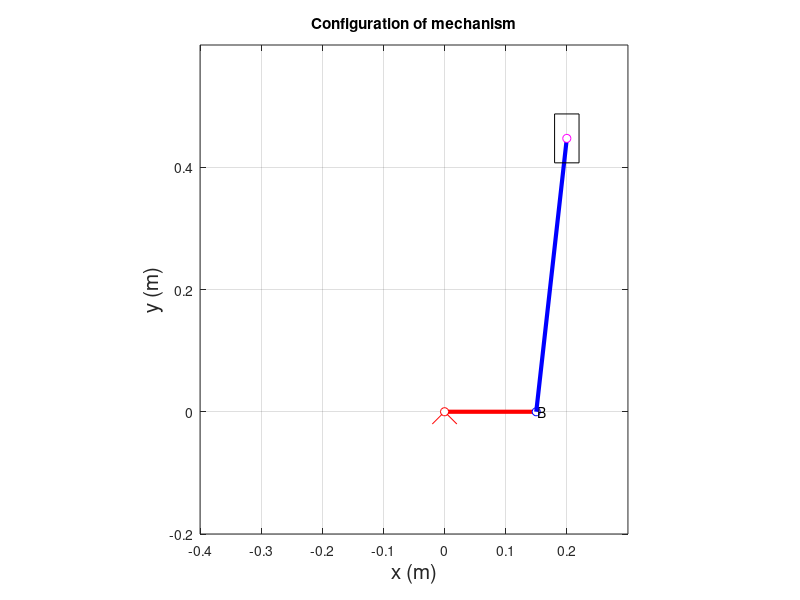
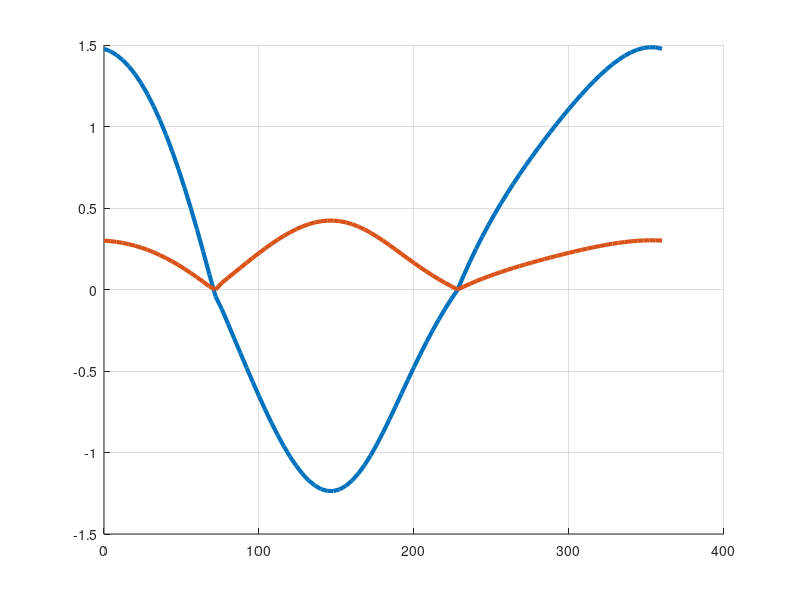

Write MATLAB code to recreate these figures, in order. (Note: this script raises an error after producing the figures.)
%% MIE301 Lab 4
%% Starter Code - Calculate mechanism motion and plot it

close all; % closes all figures
clear all; % clears all variables from memory
clc;       % clears all calculations from the Matlab workspace

% Plot Parameters: these will be used to set the axis limits on the figure
% (units: 'm')
xmin= -0.4; % leftmost window edge
xmax= 0.3;  % rightmost window edge
ymin= -0.2; % bottom window edge
ymax= 0.6;  % top window edge

% Crank rotation angles (theta2)

theta2_deg=(0:4:360);     %forming the theta2 vector in degrees
theta2=pi/180*theta2_deg; %converting the degrees to radians
steps=length(theta2);     %calculating the length of the theta2 vector

% Dimensions of links and offset 
r2= 15/100;           % link #2 length r2, m
r3= 45/100;           % link #3 length r3, m
b = 20/100;           % offset, m
m = 0.8;              % mass of slider (kg)
g = 9.81;             % gravity in m/s^2
% set up figure
figure;                       %create new figure
%set(1,'WindowStyle','Docked')    %dock the figure
%% calculate mechanism motion and plot it

for i=1:steps                             % step through motion of the mechanism
    hold off;    
    
    % Draw Link 2:
    Ax(i) = 0;                            % pivot point of link 2 position
    Ay(i) = 0;                            % pivot point of link 2 position
    Bx(i) = r2*cos( theta2(i) );          % x-position of point B
    By(i) = r2*sin( theta2(i) );          % y-position of point B
    plot( [Ax(i) Bx(i)], [Ay(i), By(i)],'Color','r','LineWidth',3 ); % draw the link from A to B for the current configuration
    hold on;
    grid on;    
    
    % Draw Base Pivot:
    recsz = 0.02;                                   % size of drawn base pivot
    plot([0,recsz],[0,-recsz],'r');                 % draw base pivot
    plot([0,-recsz],[0,-recsz],'r');                % draw base pivot
    plot(0,0,'ro','MarkerFaceColor','w');           % draw a small circle at the base pivot point
    plot(Bx(i), By(i), 'bo','MarkerFaceColor','w'); % draw a small circle at B
    text(Bx(i)+.002, By(i), 'B','color','k');       % label point B    
    
    % Calculate D here:
    theta3(i) = acos((b-Bx(i))/r3);                 % angle theta_3
    Cx(i) = b;                                      % x-position of point C
    Cy(i) = r2*sin(theta2(i))+ r3*sin(theta3(i));   % y-position of point C
    
    % Draw Link 3:
    plot( [Bx(i), Cx(i)], [ By(i), Cy(i)],'Color','b','LineWidth',3 ); % draw the link from B to C for the current configuration
    plot(Cx(i),Cy(i),'mo','MarkerFaceColor','w');           % draw a small circle at the piston pivot point C
    
    % Draw piston:
    rectangle('position',[ Cx(i)-.02, Cy(i)-.04, 0.04, .08 ] ); % draw the piston itself [x y w h]
    
    % Figure properties 
    hold on;                           % draw on top of the current figure
    xlabel('x (m)', 'fontsize', 15);   % axis label
    ylabel('y (m)', 'fontsize', 15);   % axil label 
    axis equal;                        % make sure the figure is not stretched
    title('Configuration of mechanism');  % add a title to the figure
    axis( [xmin xmax ymin ymax] );        % figure axis limits 
    %pause(0.05);                          % wait to proceed to next configuration, seconds
end

%% Part I - Quasi-Static Force Analysis
%% b): Plot torque for cases with finite and negligible mass of slider

% find the theta2 at max and min position in order to find the direction of
% friction force during rotation

for i=1:steps                        % step through motion of the mechanism
    Bx(i) = r2*cos(theta2(i));     
    theta3(i) = acos((b-Bx(i))/r3);
    D(i) = r2*sin(theta2(i))+ r3*sin(theta3(i));
end
    [maxD, IndDmax] = max(D);    % max position of slider
    [minD, IndDmin] = min(D);    % min position of slider
    theta2_max=theta2(IndDmax);  % theta2 at maximum D
    theta2_min=theta2(IndDmin);  % theta2 at minimum D

% find torque;-
%Step1: write the condition to define the direction of friction force
%Step2: compute torque

m_vec = [m 0];  % creating a vector masses; 1st value is 0.8 second is 0 (mass and massless case)
for j=1:length(m_vec)  %step through different mass
    for i=1:steps

        % write nested condition do define the direction of friction force
         if  theta2(i) == theta2_min || theta2(i) == theta2_max
             F=0;
         elseif theta2(i) < theta2_max || theta2(i) > theta2_min
             F=2;
         else
             F=-2;
         end
        
        % compute torque 
        F34 = (m_vec(j)*g + F)/(sin(theta3(i)));
        F32 = -F34;
        M2(i,j) = -r2*F32*sin(theta3(i)-theta2(i)); % torque to be applied by motor, CCW+

    end
end

figure;  % setup figure
%set(2,'WindowStyle','Docked')    %dock the figure
hold on;
plot(theta2*180/pi, M2,'LineWidth',3); % plot M2 array
hold off
grid on  
legend('finite mass (m = 0.8kg)','massless','Location', 'southeast',fontsize=12)
xlabel('\theta_2 (deg)', 'fontsize', 15); 
ylabel('Torque (Nm)', 'fontsize', 15);   
title('Lab4 - Part I b) ');

% Written ans:
% Mass case: initially, M2 (CCW) is positive as you need to lift the slider. When
% the slider comes down, a negative (CW) Moment is needed toallow for
% equillibrium. 
% Massless case: M2 is always positive, as the slider must be 'dragged'
% against friction in both up and down directions
%% Part I, c): Find the angle at which motor experiences absolute peak torque in both cases

for j = 1:length(m_vec)

    % max absolute torque and the index at which it occurs

    if j == 1
        [M_max_case_1, M_max_case_1_ind] = max(abs(M2(:,j))); % Get case 1 index
        case_1_max_angle = theta2(M_max_case_1_ind);
    elseif j == 2
        [M_max_case_2, M_max_case_2_ind] = max(abs(M2(:,j))); % Get case 2 index
        case_2_max_angle = theta2(M_max_case_2_ind);
    end
    % angle at which maxmimum torque occurs in degree
end
case_1_max_angle_deg = case_1_max_angle *180/pi
case_2_max_angle_deg = case_2_max_angle *180/pi
%% Part I, d): Work Calculations for both cases

stroke = maxD - minD;
frictional_work_with_mass = (- m*g*stroke + m*g*stroke + 2*F*stroke)
frictional_work_massless = 2*F*stroke  % Friction acts while going up and down

for j=1:length(m_vec)
    work = 0;
    for i = 1:steps-1
        MW_partial = M2(i,j)*(theta2(i+1)-theta2(i)); % calulate the partial work
        work = work + MW_partial;        % sum partial works
    end
    motor_work(j) = work;  %storing the value of motor work for jth mass
end

disp(motor_work)   %displaying the work of motor for both cases
% The Work in both cases are the same because work due to gravity in case one cancels out
% Total gravity work = m*g*d*cos(180*) - m*g*d*cos(0*) = -m*g*d + m*g*d = 0

% save the value of M2 vector for a=2cm as it is needed in the Part II f.)
M2_static=M2(:,1);
%% Part II, Dynamic Force Analysis

clearvars -except M2_static   % clear all variables except variable on line 140

% Crank rotation angles (theta2)
theta2_deg=(0:4:360);
theta2=pi/180*theta2_deg;
steps=length(theta2);

% Mechanism parameters
r2= 15/100;           % link #2 length r2, m
r3= 45/100;           % link #3 length r3, m
b = 20/100;           % offset, m
m = 0.8;              % mass of slider (kgs)
g = 9.81;             % gravity in m/s^2
%% f): Compute the torque at various speeds for m = 0.8 kg

%%%%%%%%%%%%%%%%%%%%%%%%%%%%%%%%%%%%%%%%%%%%%%%%%%%%%%%%%%%%%%%%%%%%%%%%%%%%
%Numerical approach

%calculate theta3
theta3 = acos((b - r2*cos(theta2))/r3);

%calculate D
D = r2*sin(theta2) + r3*sin(theta3); 

%initialize rotation rate vector 
theta2_dot = 10:40:130; % rpm
rpm_steps = length(theta2_dot); %number of speeds for which analysis is performed

for j=1:rpm_steps
    
    %forming the time vector 
    t_rev=60/theta2_dot(j);  % finding time per revolution in seconds
    time=linspace(0,t_rev,steps);  %time vector

    %form velocity vector, prepend 0 and store it for jth motor spped
    D_dot = diff(D)./diff(time);                   % velocities for a given speed
    D_dot = [0, D_dot];                            % prepend zero to keep the length of the vector same as time vector
    velocity(:,j) = D_dot;                         % calculated velocity stored for a given motor speed
    
    %form acceleration vector, prepend 0 and store it for jth motor spped
    D_double_dot = diff(D_dot)./diff(time);        % acceleration for a given speed
    D_double_dot = [0, D_double_dot];               % prepend zero to keep the length of the vector same as time vector
    acceleration(:,j) = D_double_dot;      % calculated acceleration stored for a given motor speed
    
    for i=1:steps
        
        %write the if-else condition which determines the direction of
        %friction force using velocity this time 

        if  velocity(i,j) > 0
            F = 2;
        elseif velocity(i, j) == 0
            F = 0;
        else
            F = -2;
        end

        % compute torque (maths explained in the lab)
        F34 = (m*g + F - m*acceleration(i,j))/(sin(theta3(i)));
        F32 = -F34;
        M2(i,j) = -r2*F32*sin(theta3(i)-theta2(i)); % torque to be applied by motor, CCW+, so the negative accounts for that
    end
end

% setup figure 3
figure; 
%set(3,'WindowStyle','Docked')

% plot the M2 vector for all the rotation speeds and M2 vector for static case
plot(theta2*180/pi, M2,theta2*180/pi,M2_static,'LineWidth',1.1);

% plotting details
grid on
legend('\omega_2 = 10 rpm','\omega_2 = 50 rpm','\omega_2 = 90 rpm','\omega_2 = 130 rpm','static', 'Location', 'southeast')
xlabel('\theta_2 (deg)', 'fontsize', 15); 
ylabel('Torque (Nm)', 'fontsize', 15);   
title('Lab4 - Part II f)');